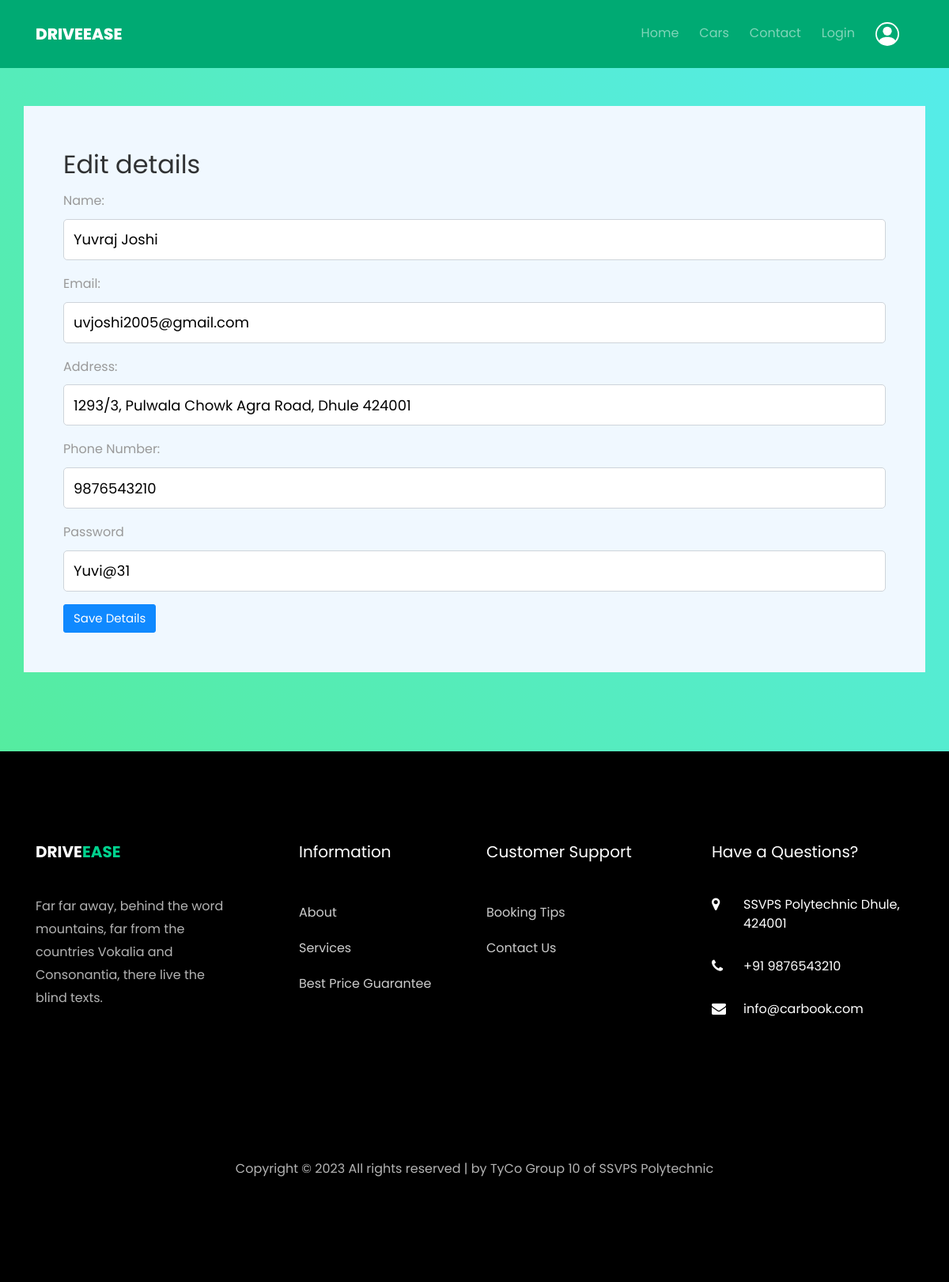
The page /profileedit.php (signed in) on the database its author committed.
### tables this page shows
CREATE TABLE `register` (
  `r_id` int(11) NOT NULL,
  `r_name` varchar(100) NOT NULL,
  `r_phone` varchar(10) NOT NULL,
  `r_address` varchar(255) NOT NULL,
  `r_email` varchar(100) NOT NULL,
  `r_pass` varchar(50) NOT NULL
);

### profileedit.php (the view, shortened to what this page needs)
<?php session_start();
include "config.php";
if(isset($_SESSION['id']))
{
    $view = mysqli_query($con,"select * from register where r_id = '".$_SESSION['id']."'") or die(mysqli_error($con));
    $row = mysqli_fetch_array($view);
}
?>
<!DOCTYPE html>
<html lang="en">
<head>
    <link rel="stylesheet" href="css/open-iconic-bootstrap.min.css">
    <link rel="stylesheet" href="css/animate.css">
    <link rel="stylesheet" href="css/owl.carousel.min.css">
    <link rel="stylesheet" href="css/owl.theme.default.min.css">
    <link rel="stylesheet" href="css/magnific-popup.css">
    <link rel="stylesheet" href="css/aos.css">
    <link rel="stylesheet" href="css/ionicons.min.css">
    <link rel="stylesheet" href="css/bootstrap-datepicker.css">
    <link rel="stylesheet" href="css/jquery.timepicker.css">
    <link rel="stylesheet" href="css/flaticon.css">
    <link rel="stylesheet" href="css/icomoon.css">
    <link rel="stylesheet" href="css/style.css">
</head>
<body style="background-image: linear-gradient(to bottom left, rgb(85, 236, 236), rgb(85, 236, 140));">
<nav class="navbar navbar-expand-lg navbar-dark ftco_navbar ftco-navbar-dark" id="ftco-navbar"
    style="background-color: #00aa73; padding: 20px;">
    <div class="container">
      <a class="navbar-brand" href="index.html">Drive<span>Ease</span></a>
      <div class="collapse navbar-collapse" id="ftco-nav">
        <ul class="navbar-nav ml-auto">
          <li class="nav-item" style="padding-right: 10px"><a href="index.html" class="nav-link">Home</a></li>
          <li class="nav-item" style="padding-right: 10px"><a href="car1.php" class="nav-link">Cars</a></li>
          <li class="nav-item" style="padding-right: 10px"><a href="contact.php" class="nav-link">Contact</a></li>
          <li class="nav-item" style="padding-right: 10px"><a href="login.php" class="nav-link">Login</a></li>
          <li class="nav-item active" style="padding-right: 10px"><a href="profile.php" class="nav-link"></a></li>
        </ul>
      </div>
    </div>
  </nav>
    <div class="container mt-5" style="padding: 50px; background-color: aliceblue; margin-bottom: 100px;">
        <h2>Edit details</h2>
        <form method="POST">
          <div class="form-group">
            <label for="name">Name:</label>
            <input type="text" class="form-control" id="name" name="name" value="<?php echo $row['r_name']?>">
          </div>
          <div class="form-group">
            <label for="email">Email:</label>
            <input type="email" class="form-control" id="email" name="email" value="<?php echo $row['r_email']?>">
          </div>
          <div class="form-group">
            <label for="address">Address:</label>
            <input type="text" class="form-control" id="address" name="address" value="<?php echo $row['r_address']?>">
          </div>
          <div class="form-group">
            <label for="phone">Phone Number:</label>
            <input type="text" class="form-control" id="phone" name="phone" value="<?php echo $row['r_phone']?>">
          </div>
          <div class="form-group">
            <label for="password">Password</label>
            <input type="text" class="form-control" id="phone" name="password" value="<?php echo $row['r_pass']?>">
          </div>
          <button class="btn btn-primary" type="update" name="btn_update">Save Details</button>
        </form>
      </div>
<footer class="ftco-footer ftco-bg-dark ftco-section">
    <div class="container">
        <div class="row mb-5">
            <div class="col-md">
                <div class="ftco-footer-widget mb-4">
                    <h2 class="ftco-heading-2"><a href="#" class="logo">Drive<span>Ease</span></a></h2>
                    <p>Far far away, behind the word mountains, far from the countries Vokalia and Consonantia,
                        there live the blind texts.</p>
                    <ul class="ftco-footer-social list-unstyled float-md-left float-lft mt-5">
                    </ul>
                </div>
            </div>
            <div class="col-md">
                <div class="ftco-footer-widget mb-4 ml-md-5">
                    <h2 class="ftco-heading-2">Information</h2>
                    <ul class="list-unstyled">
                        <li><a href="about.html" class="py-2 d-block">About</a></li>
                        <li><a href="index.html#services" class="py-2 d-block">Services</a></li>
                        <li><a href="pricing.html" class="py-2 d-block">Best Price Guarantee</a></li>
                    </ul>
                </div>
            </div>
            <div class="col-md">
                <div class="ftco-footer-widget mb-4">
                    <h2 class="ftco-heading-2">Customer Support</h2>
                    <ul class="list-unstyled">
                        <li><a href="#" class="py-2 d-block">Booking Tips</a></li>
                        <li><a href="contact.html" class="py-2 d-block">Contact Us</a></li>
                    </ul>
                </div>
            </div>
            <div class="col-md">
                <div class="ftco-footer-widget mb-4">
                    <h2 class="ftco-heading-2">Have a Questions?</h2>
                    <div class="block-23 mb-3">
                        <ul>
                            <li><a href="#"><span class="icon icon-map-marker"></span><span class="text">SSVPS
                                        Polytechnic Dhule,
                                        424001</span></li></a>
                            <li><a href="#"><span class="icon icon-phone"></span><span class="text">+91
                                        9876543210</span></a></li>
                            <li><a href="#"><span class="icon icon-envelope"></span><span
                                        class="text">info@carbook.com</span></a>
                            </li>
                        </ul>
                    </div>
                </div>
            </div>
        </div>
        <div class="row">
            <div class="col-md-12 text-center">
                <p>
                    Copyright &copy;
                    <script>document.write(new Date().getFullYear());</script> All rights reserved | by TyCo Group
                    10 of SSVPS Polytechnic
                </p>
            </div>
        </div>
    </div>
</footer>
</body>
</html>

### css/icomoon.css (style rules this page uses)
[class^="icon-"], [class*=" icon-"] { font-family: 'icomoon' !important; speak: none; font-style: normal; font-weight: normal; font-variant: normal; text-transform: none; line-height: 1; -webkit-font-smoothing: antialiased; -moz-osx-font-smoothing: grayscale; }
.icon-map-marker:before { content: "\f041"; }
.icon-phone:before { content: "\f095"; }
.icon-envelope:before { content: "\f0e0"; }

### rows shown on the page
register: name "Yuvraj Joshi", email "uvjoshi2005@gmail.com", address "1293/3, Pulwala Chowk Agra Road, Dhule 424001", phone "9876543210", password "Yuvi@31"
